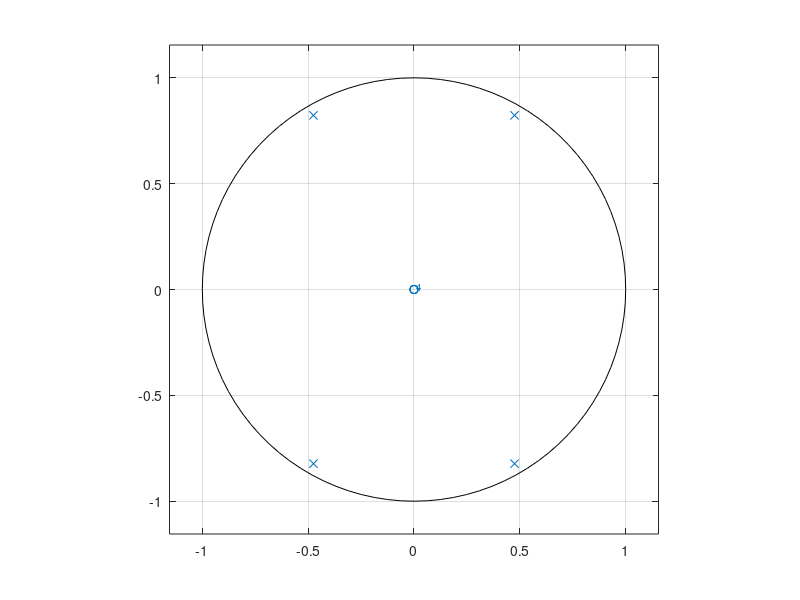
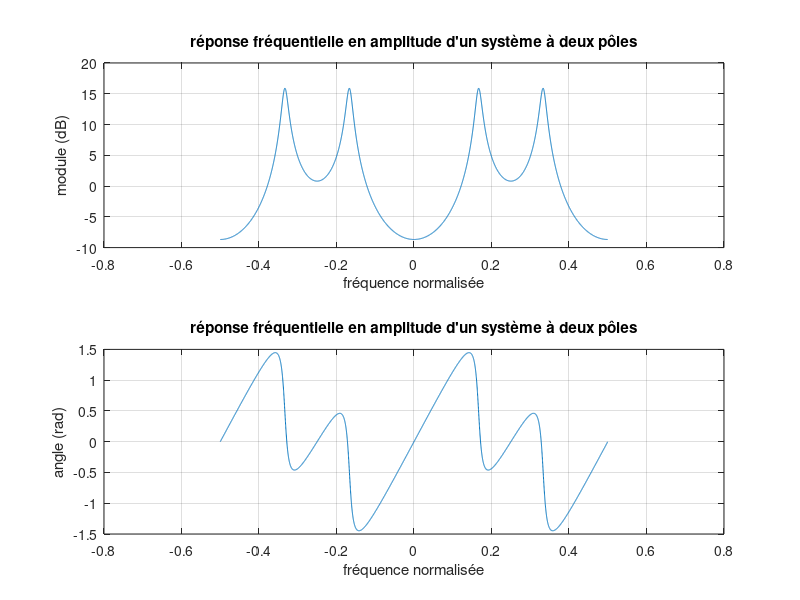
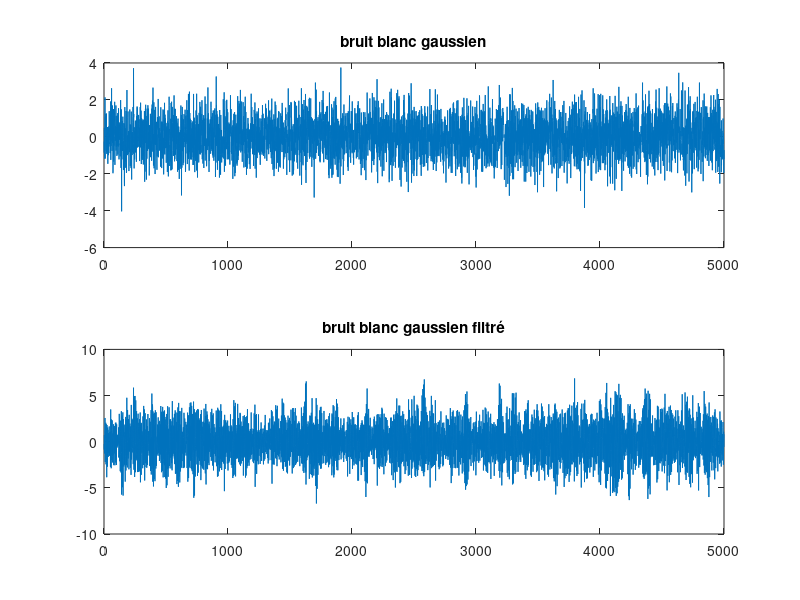
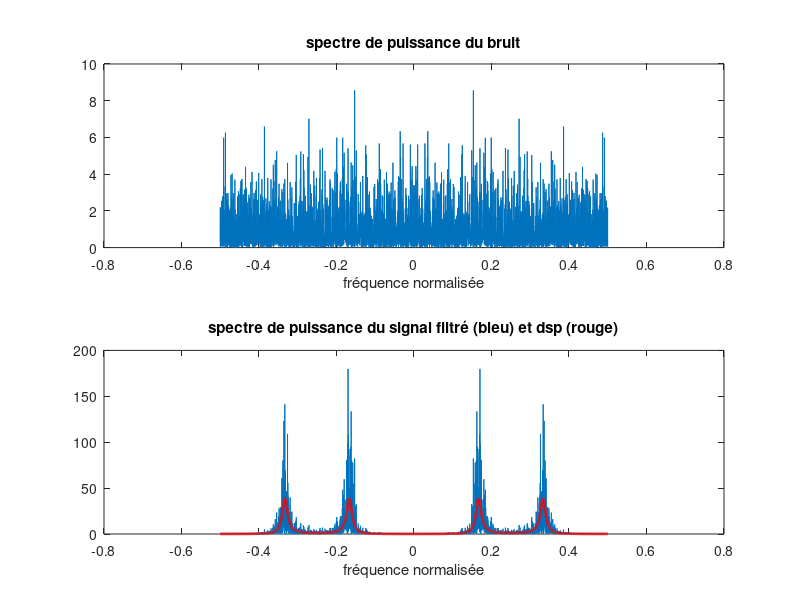

Write MATLAB code to recreate these figures, in order.
clear;
close all;
clc;

%% Etape 1 : Fonction de transfert

theta0_a = pi/3;
theta0_b = 2*pi/3;
r = 0; % Pour faire les zeros aussi mais osef vu que nul
R_a = 0.95;
R_b = 0.95;

z1 = r*exp(1i*theta0_a);
z2 = conj(z1);
z3 = r*exp(1i*theta0_b);
z4 = conj(z3);

zeros = [z1; z2; z3; z4];

p1 = R_a*exp(1i*theta0_a);
p2 = conj(p1);
p3 = R_b*exp(1i*theta0_b);
p4 = conj(p3);

poles = [p1; p2; p3; p4];

zplane(zeros, poles);


num = [1; 0; 0; 0; 0]; % Osef on ne veut pas de zéros
denom = [1; -(p1+p2+p3+p4); (p1*p2+p3*p4+(p1+p2)*(p3+p4)); (p1+p2)*p3*p4+(p3+p4)*p1*p2; p1*p2*p3*p4];

N = 5000;
f = -1/2:1/N:1/2-1/N;
w = 2*pi*f; % Il faut pas diviser par f_ech aussi ?
H = freqz(num, denom, w);

figure
subplot(2,1,1)
plot(f, 20*log10(abs(H))) % ou juste abs(H) si pas echelle log
grid on
xlabel('fréquence normalisée')
ylabel('module (dB)')
title("réponse fréquentielle en amplitude d'un système à deux pôles");
subplot(2,1,2)
plot(f, angle(H));
grid on
xlabel('fréquence normalisée')
ylabel('angle (rad)')
title("réponse fréquentielle en amplitude d'un système à deux pôles");

%% Etape 2 : Caractérisation du filtre

m = 0;
sigma2 = 1;

bruit = m + sqrt(sigma2)*randn(1, N);
bruit_filtre = filter(num, denom, bruit);

% Calcul de la DSP
dsp_bruit = fftshift(abs(fft(bruit))).^2/N;
dsp_bruit_filtre = fftshift(abs(fft(bruit_filtre))).^2/N;

figure
subplot(2,1,1), plot(bruit)
title('bruit blanc gaussien');
subplot(2,1,2), plot(bruit_filtre)
title('bruit blanc gaussien filtré');


figure
subplot(2,1,1)
plot(f, dsp_bruit)
xlabel('fréquence normalisée')
title('spectre de puissance du bruit')
subplot(2,1,2)
plot(f, dsp_bruit_filtre)
hold on
plot(f, abs(H).^2*sigma2, 'r', 'LineWidth', 2) % expression = dsp d'un bruit blanc
xlabel('fréquence normalisée')
title('spectre de puissance du signal filtré (bleu) et dsp (rouge)')
